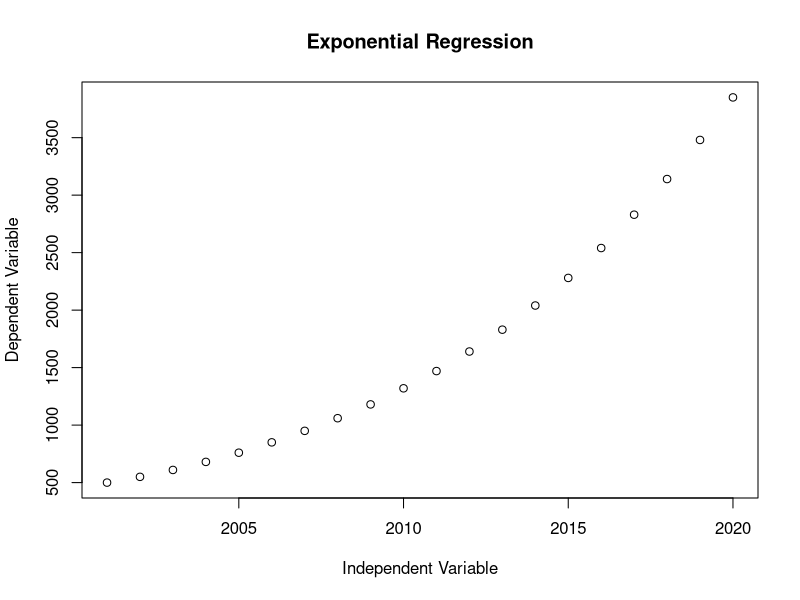
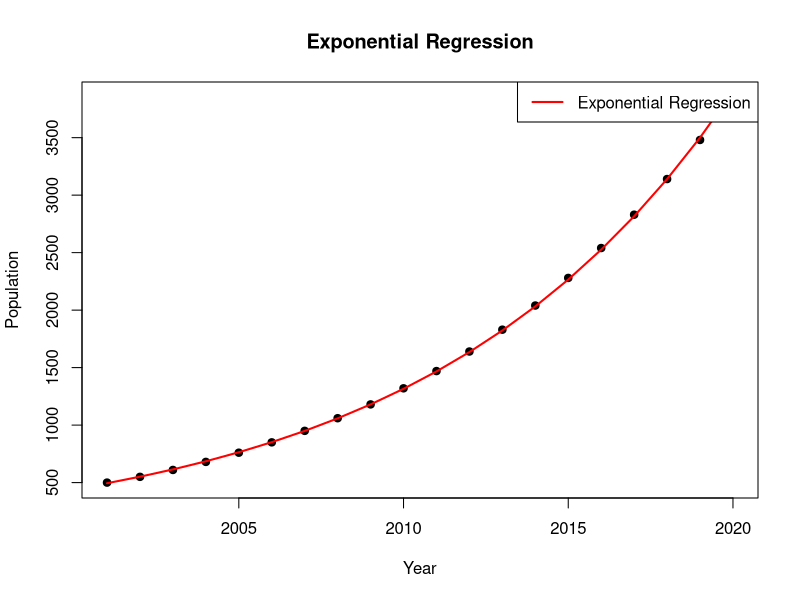

Reproduce these figures in R, in order.
## ---- chunk 1
Year <- c(2001, 2002, 2003, 2004, 2005, 2006, 2007, 2008, 2009, 2010, 2011, 
          2012, 2013, 2014, 2015, 2016, 2017, 2018, 2019, 2020)
Population <- c(500, 550, 610, 680, 760, 850, 950, 1060, 1180, 1320, 1470, 
                1640, 1830, 2040, 2280, 2540, 2830, 3140, 3480, 3850)

df <- data.frame(Year, Population)
## ---- chunk 2
# Take a sneak peek at your data
head(df)
summary(df)
## ---- chunk 3
# Create a scatter plot
plot(
  Year, 
  Population, 
  main = "Exponential Regression", 
  xlab = "Independent Variable", 
  ylab = "Dependent Variable"
)
## ---- chunk 4
# Fit exponential regression model
model <- lm(log(Population) ~ Year, data = df)
summary(model)
## ---- chunk 5
# Make predictions
predictions <- exp(predict(
  model, 
  newdata = data.frame(Population = c(510, 540, 600, 700, 760, 850, 950, 1050,
                                     1200, 1350, 1500, 1650, 1800, 2050, 2300,
                                     2500, 2850, 3150, 3500, 3850),
  interval="prediction")
  ))
## ---- chunk 6
# Plot the original data and the regression line
plot(df$Year, df$Population, main="Exponential Regression", xlab="Year", 
     ylab="Population", pch=19)
lines(df$Year, unname(predictions), col="red", lwd=2)
legend("topright", legend="Exponential Regression", col="red", lwd=2)
